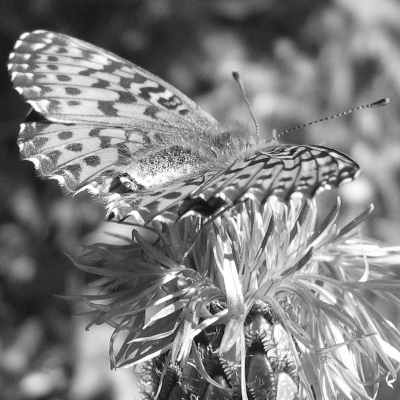
#> input picture Semestre 3/304_INF/TP/TP1/TP1b/papillon.pgm, 400 x 400 px, given in place of papillon.bmp, which was not available
$ jupyter execute --allow-errors TP2.ipynb   (shell and % lines are left out)   (text cells are left out)
#> lines starting #> are read from the running program, lines starting #| are printed output that depends on the picture; pictures that were not available may be replaced by others from this repository, and a replacement may not be noted
[cell 1]
import numpy as np
import matplotlib.pyplot as plt
from copy import copy
from utils import *

#> (the rest of this cell did not finish here and is left out)

#> (a cell that did not finish here is left out)

[cell 3]
def f1(p):
    return p+50

def f3(p):
    return 0.5 * (p - 127) + 127

def f5(p):
    return 2 * (p - 127) + 127

# Charger et afficher l'image
img = np.array(plt.imread('./papillon.bmp'))
#> img is the input picture: shape (400, 400); min 12, max 255, mean 128.9
fig,ax = plt.subplots(2,2,figsize=(8,8))
ax[0,0].imshow(img,cmap="gray",vmin=0,vmax=255)

# Afficher l'histogramme
hist, _,_ = ax[0,1].hist(img.flatten(),bins=256,width=1,range=(0,256))
#> hist = 256 values, max 1071 at index 46, min 0 at index 0, mean 625
ax[0,1].set_title('Histogramme de Papillon')

# Appliquer la transformation
img_2 = copy(img)
clip = True
for i in range(img_2.shape[0]):
    for j in range(img_2.shape[1]):
        # A COMPLETER : CHOISIR LA FONCTION A APPLIQUER ICI
        new_val = f5(img[i,j]*1.)
        # ------ Que se passe-t-il si on désactive (clip = False au dessus) ce bloc de code ?
        # Quel problème avec les valeurs des pixels dans les images
        # observe-t-on ?
        if clip:
            if new_val > 255:
                img_2[i, j] = 255
            elif new_val < 0:
                img_2[i, j] = 0
            else:
              img_2[i, j] = new_val
        else:
            img_2[i,j] = new_val
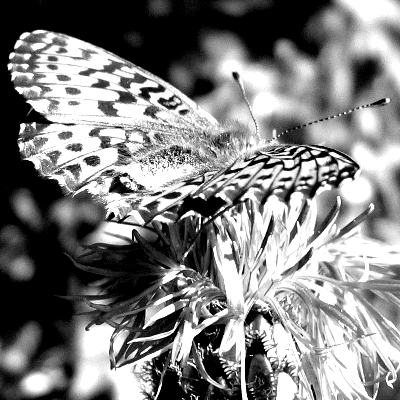
#> img_2: shape (400, 400); min 0, max 255, mean 127.9

# Afficher l'image
ax[1,0].imshow(img_2,cmap="gray",vmin=0,vmax=255)
ax[1,0].set_title("Nouvelle image")

# Afficher l'histogramme
_, _,_  = ax[1,1].hist(img_2.flatten(),bins=256,width=1,range=(0,256))
ax[1,1].set_title('Histogramme de image Fruits transformee')
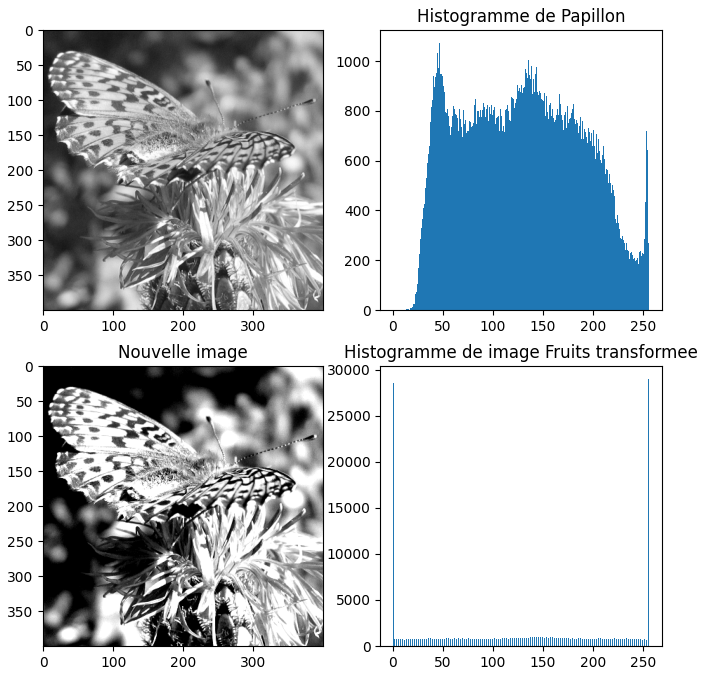
#> figure drawn by matplotlib, 4 panels; panel 2: tallest bar 1071 high, from x = 46 to 47; panel 4: tallest bar 28938 high, from x = 255 to 256

[cell 4]
# Charger et afficher l'image
img = np.array(plt.imread('./papillon.bmp'))
fig,ax = plt.subplots(2,2)
ax[0,0].imshow(img,cmap="gray",vmin=0,vmax=255)
ax[0,0].set_axis_off()
ax[0,0].set_title('Original')

# Calculer l'histogramme: white box (on en aura besoin plus bas)
hist = np.zeros(256)
for i in range(img.shape[0]):
    for j in range(img.shape[1]):
        hist[img[i, j]] += 1

# Afficher l'histogramme
_ = ax[0,1].bar(range(256),hist,width=1,align='center')
ax[0,1].set_title('Histogramme de Papillon')

# Histogramme cumule: calcul lent (méthode 1, lente)
#> (the rest of this cell did not finish here and is left out)

[cell 5]
import numpy as np

# Verifier que la fonction LUT est bien definie
LUT_x = np.arange(256)
#> (the rest of this cell did not finish here and is left out)

[cell 6]
fig,ax = plt.subplots(2,2,figsize=(8,8))
# Charger et afficher l'image
img = np.array(plt.imread('papillon.bmp'))
ax[0,0].imshow(img,cmap="gray",vmin=0,vmax=255)
ax[0,0].set_axis_off()
ax[0,0].set_title('Papillon')

# Calculer l'histogramme: white box (on en aura besoin plus bas)
hist = np.zeros(256)
for i in range(img.shape[0]):
    for j in range(img.shape[1]):
        hist[img[i, j]] = hist[img[i, j]] + 1

# Afficher l'histogramme
ax[1,0].bar(range(256),hist, width=1,align='center')
ax[1,0].set_title('Histogramme de Papillon')

# Histogramme cumule: méthode 2 (optimisée)
H = np.zeros(256)
H[0] = hist[0]
for i in range(1, 256):
    H[i] = H[i-1] + hist[i]
#> after the loop, H = 256 values from 0 to 160000

# Choisir un pourcentage s
s = 5  # (en pourcents (%))

# Trouver p0
nb_pixels = img.shape[0] * img.shape[1]
#> nb_pixels = 160000
p0 = 0
for i in range(256):
    if H[i]/nb_pixels > s/100:
        p0 = i
        break
p1 = 255
for i in range(256):
    if H[255-i] / nb_pixels < 1 - s/100:
        p1 = 255 - i
        break

# Valeurs
print(f'p0= {p0}')
print(f'p1= {p1}')

# Utiliser la fonction LUT (de utils)
LUT_x = np.arange(256)
#> (the rest of this cell did not finish here and is left out)

[cell 7]
fig,ax = plt.subplots(3,2,figsize=(8,8))
# Charger et afficher l'image
img = np.array(plt.imread('papillon.bmp'))
ax[0,0].imshow(img)
ax[0,0].set_axis_off()
ax[0,0].set_title('Papillon')

# Calculer l'histogramme: white box (on en aura besoin plus bas)
hist = np.zeros(256)
for i in range(img.shape[0]):
    for j in range(img.shape[1]):
        hist[img[i, j]] = hist[img[i, j]] + 1

# Afficher l'histogramme
_ = ax[1,0].bar(range(256),hist, width=1,align='center')
ax[1,0].set_title('Histogramme')

# Histogramme cumule: calcul optimise
H1 = np.zeros(256)
H1[0] = hist[0]
for i in range(1, 256):
    H1[i] = H1[i-1] + hist[i]
#> after the loop, H1 = 256 values from 0 to 160000

# Afficher histogramme cumule

_ = ax[2,0].bar(range(256),H1, width=1,align='center')
ax[2,0].set_title('Histogramme CUMULE')

# NB: vous pouvez remplacer les 2 calculs d'hist plus haut par des appels
# à la fonction show_histogram (voir la doc de cette fonction dans utils.py)

# Transformation d'egalisation d'histogramme
def egalisation(p,H):
    MN = img.size
    return 255 / MN * H[p]

# Appliquer l'egalisation d'histogramme
img_2 = copy(img)
for i in range(img_2.shape[0]):
    for j in range(img_2.shape[1]):
        img_2[i,j] = egalisation(img_2[i,j],H1)
#> this loop made 400 passes
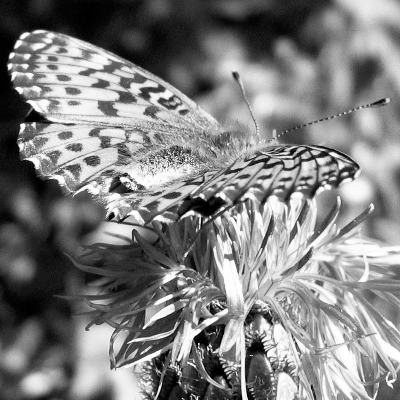
#> img_2: shape (400, 400); min 0, max 254, mean 127.6

# Afficher la nouvelle image
ax[0,1].imshow(img_2)
ax[0,1].set_axis_off()
ax[0,1].set_title("Egalisation")

# Afficher l'histogramme egalise
_,_,_ = ax[1,1].hist(img_2.flatten(),bins=256,width=1,range=(0,256))

# Calculer l'histogramme cumulé egalise
_,_,_ =  ax[2,1].hist(img_2.flatten(), bins=256,width=1,range=(0,256), cumulative=True)
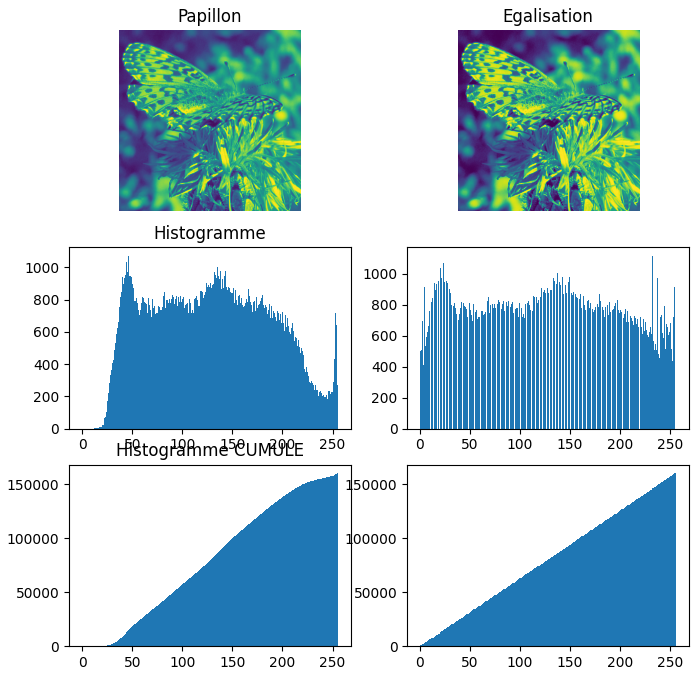
#> figure drawn by matplotlib, 6 panels; panel 3: tallest bar 1071 high, from x = 45.5 to 46.5; panel 4: tallest bar 1113 high, from x = 232 to 233; panel 5: tallest bar 160000 high, from x = 254.5 to 255.5

$ run again, with Semestre 3/304_INF/TP/TP1/TP1b/INF304.pgm copied over Semestre 3/304_INF/TP/TP1/TP1b/papillon.pgm
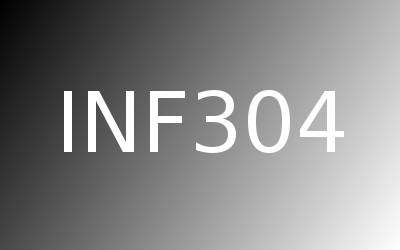
#> input picture Semestre 3/304_INF/TP/TP1/TP1b/INF304.pgm, 400 x 250 px, given in place of papillon.bmp, which was not available
#> img is the input picture: shape (250, 400); min 0, max 255, mean 134.9
#> hist = 256 values, max 5288 at index 255, min 4 at index 0, mean 390.6
#> `[cell 3] def f1(p): return p+50  def f3(p): return 0.5 * (p - 127) + 1..`:
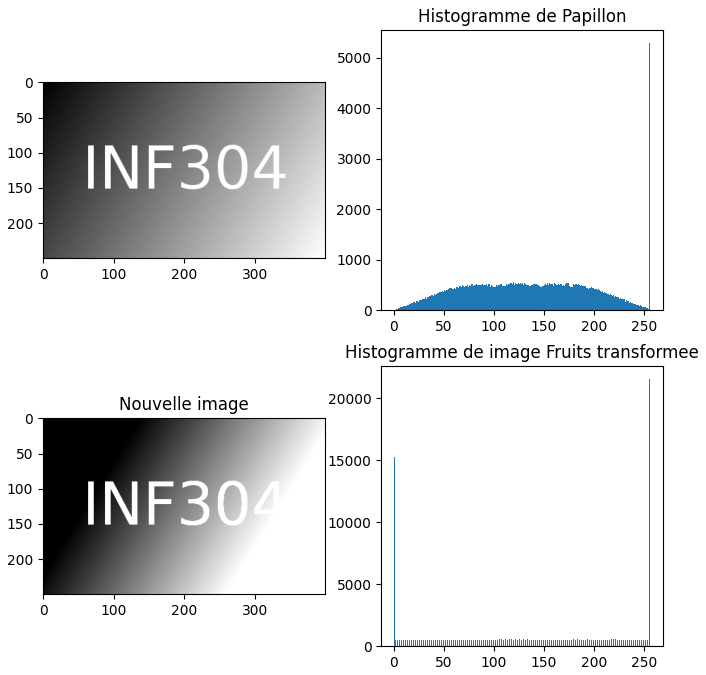
#> figure drawn by matplotlib, 4 panels; panel 2: tallest bar 5288 high, from x = 255 to 256; panel 4: tallest bar 21517 high, from x = 255 to 256
#> after the loop `for i in range(1, 256):`: H = 256 values from 4 to 100000
#> the loop `for i in range(img_2.shape[0]):` made 250 passes
#> after the loop `for i in range(img_2.shape[0]):`:
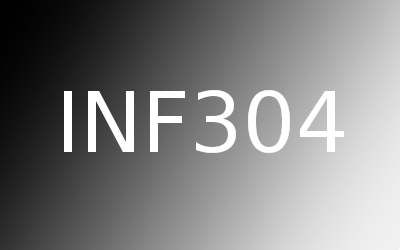
#> img_2: shape (250, 400); min 0, max 255, mean 127.9

$ run again, with Semestre 3/304_INF/TP/TP1/TP1b/INF304_Inverse.pgm copied over Semestre 3/304_INF/TP/TP1/TP1b/papillon.pgm
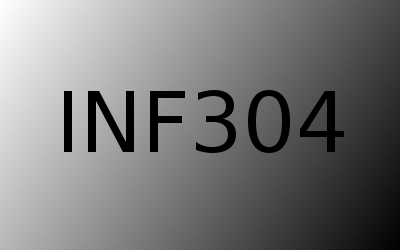
#> input picture Semestre 3/304_INF/TP/TP1/TP1b/INF304_Inverse.pgm, 400 x 250 px, given in place of papillon.bmp, which was not available
#> img is the input picture: shape (250, 400); min 0, max 255, mean 120.1
#> hist = 256 values, max 5288 at index 0, min 4 at index 255, mean 390.6
#> `[cell 3] def f1(p): return p+50  def f3(p): return 0.5 * (p - 127) + 1..`:
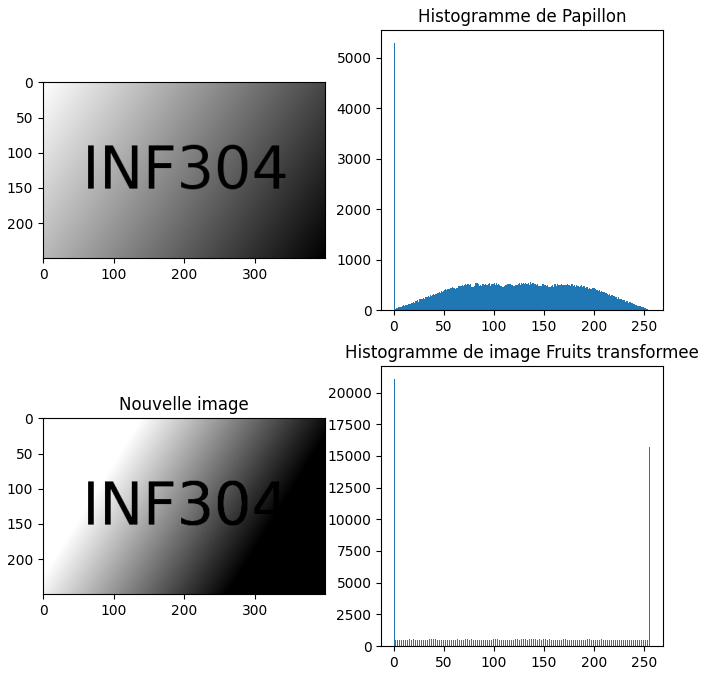
#> figure drawn by matplotlib, 4 panels; panel 2: tallest bar 5288 high, from x = 0 to 1; panel 4: tallest bar 21043 high, from x = 0 to 1
#> after the loop `for i in range(1, 256):`: H = 256 values from 5288 to 100000
#> the loop `for i in range(img_2.shape[0]):` made 250 passes
#> after the loop `for i in range(img_2.shape[0]):`:
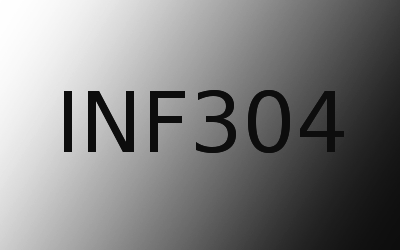
#> img_2: shape (250, 400); min 13, max 255, mean 127.9
